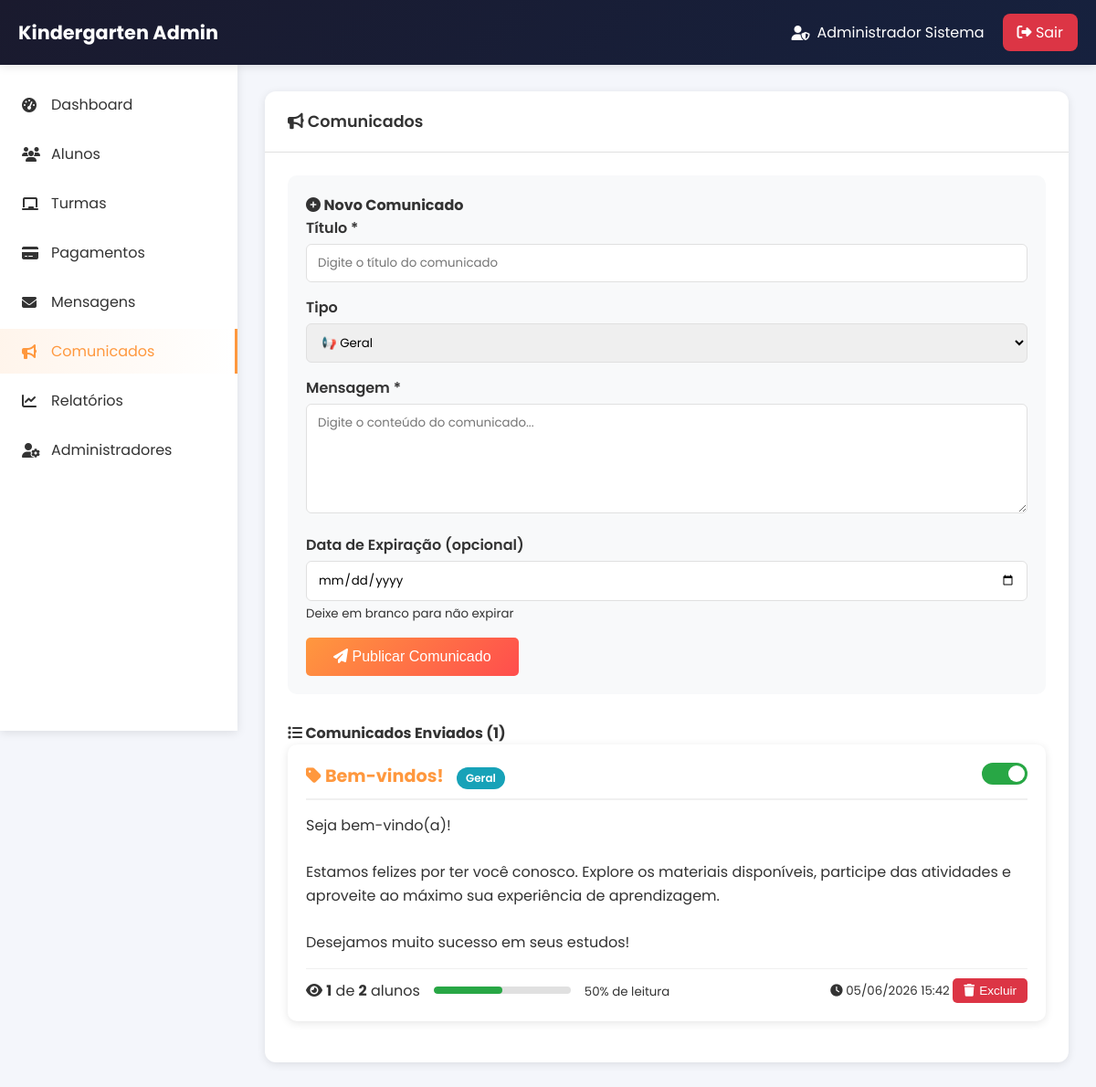
/admin/comunicados.php (signed in), run on the app's committed database.
### tables this page shows
CREATE TABLE `comunicados` (
  `id` int(11) NOT NULL,
  `titulo` varchar(200) NOT NULL,
  `mensagem` text NOT NULL,
  `tipo` enum('geral','urgente','evento','aviso') DEFAULT 'geral',
  `admin_id` int(11) NOT NULL,
  `data_envio` timestamp NOT NULL DEFAULT current_timestamp(),
  `data_expiracao` date DEFAULT NULL,
  `ativo` tinyint(1) DEFAULT 1
);

### admin/comunicados.php (the view, shortened to what this page needs)
<?php
$db = getDB();
$stmt = $db->prepare("
    SELECT c.*,
           COUNT(DISTINCT cl.id) as total_lidos,
           (SELECT COUNT(*) FROM alunos) as total_alunos
    FROM comunicados c
    LEFT JOIN comunicados_lidos cl ON c.id = cl.comunicado_id
    GROUP BY c.id
    ORDER BY c.data_envio DESC
");
$stmt->execute();
$comunicados = $stmt->fetchAll();
?>
<!DOCTYPE html>
<html lang="pt">
<head>
    <link rel="stylesheet" href="https://cdnjs.cloudflare.com/ajax/libs/font-awesome/6.5.0/css/all.min.css">
    <link rel="stylesheet" href="assets/css/admin.css">
</head>
<body>
    <div class="admin-header">
        <div class="header-content">
            <div class="logo">
                <span>Kindergarten Admin</span>
            </div>
            <div class="user-info">
                <div class="user-name">
                    <i class="fas fa-user-shield"></i>
                    <span><?= htmlspecialchars($_SESSION[SESSION_ADMIN_NOME]) ?></span>
                </div>
                <a href="logout.php" class="btn-sair">
                    <i class="fas fa-sign-out-alt"></i> Sair
                </a>
            </div>
        </div>
    </div>
    <div class="admin-sidebar" id="sidebar">
        <ul class="sidebar-menu">
            <li><a href="dashboard.php"><i class="fas fa-tachometer-alt"></i> Dashboard</a></li>
            <li><a href="alunos.php"><i class="fas fa-users"></i> Alunos</a></li>
            <li><a href="turmas.php"><i class="fas fa-chalkboard"></i> Turmas</a></li>
            <li><a href="pagamentos.php"><i class="fas fa-credit-card"></i> Pagamentos</a></li>
            <li><a href="mensagens.php"><i class="fas fa-envelope"></i> Mensagens</a></li>
            <li class="active"><a href="comunicados.php"><i class="fas fa-bullhorn"></i> Comunicados</a></li>
            <li><a href="relatorios.php"><i class="fas fa-chart-line"></i> Relatórios</a></li>
            <li><a href="administradores.php"><i class="fas fa-user-cog"></i> Administradores</a></li>
        </ul>
    </div>
    <div class="admin-main">
        <div class="card">
            <div class="card-header">
                <h3><i class="fas fa-bullhorn"></i> Comunicados</h3>
            </div>
            <div class="card-body">
                <div class="form-container">
                    <h4><i class="fas fa-plus-circle"></i> Novo Comunicado</h4>
                    <form method="POST" id="formComunicado">
                        <div class="form-group">
                            <label>Título *</label>
                            <input type="text" name="titulo" required class="form-control" placeholder="Digite o título do comunicado">
                        </div>
                        <div class="form-group">
                            <label>Tipo</label>
                            <select name="tipo" class="form-control">
                                <option value="geral">📢 Geral</option>
                            </select>
                        </div>
                        <div class="form-group">
                            <label>Mensagem *</label>
                            <textarea name="mensagem" required class="form-control" placeholder="Digite o conteúdo do comunicado..."></textarea>
                        </div>
                        <div class="form-group">
                            <label>Data de Expiração (opcional)</label>
                            <input type="date" name="data_expiracao" class="form-control">
                            <small>Deixe em branco para não expirar</small>
                        </div>
                        <button type="submit" name="criar_comunicado" class="btn-criar">
                            <i class="fas fa-paper-plane"></i> Publicar Comunicado
                        </button>
                    </form>
                </div>
                <h4><i class="fas fa-list"></i> Comunicados Enviados (<?= count($comunicados) ?>)</h4>
                <?php if (count($comunicados) > 0): ?>
                    <?php foreach($comunicados as $com):
                        $percentual_lidos = $com['total_alunos'] > 0 ? round(($com['total_lidos'] / $com['total_alunos']) * 100, 1) : 0;
                    ?>
                        <div class="comunicado-card" id="comunicado-<?= $com['id'] ?>">
                            <div class="comunicado-header">
                                <div>
                                    <span class="comunicado-titulo">
                                        <i class="fas fa-tag"></i> <?= htmlspecialchars($com['titulo']) ?>
                                    </span>
                                    <span class="tipo-badge tipo-<?= $com['tipo'] ?>" style="margin-left: 10px;">
                                        <?php
                                        $tipos = ['geral' => 'Geral', 'urgente' => 'Urgente', 'evento' => 'Evento', 'aviso' => 'Aviso'];
                                        echo $tipos[$com['tipo']];
                                        ?>
                                    </span>
                                </div>
                                <div class="btn-group">
                                    <label class="switch">
                                        <span class="slider"></span>
                                    </label>
                                </div>
                            </div>
                            <div class="comunicado-mensagem">
                                <?= nl2br(htmlspecialchars($com['mensagem'])) ?>
                            </div>
                            <div class="comunicado-footer">
                                <div class="stats-info">
                                    <div>
                                        <i class="fas fa-eye"></i>
                                        <strong><?= $com['total_lidos'] ?></strong> de <strong><?= $com['total_alunos'] ?></strong> alunos
                                    </div>
                                    <div class="progress-bar">
                                        <div class="progress-fill" style="width: <?= $percentual_lidos ?>%"></div>
                                    </div>
                                    <div>
                                        <small><?= $percentual_lidos ?>% de leitura</small>
                                    </div>
                                </div>
                                <div>
                                    <small>
                                        <i class="fas fa-clock"></i> <?= date('d/m/Y H:i', strtotime($com['data_envio'])) ?>
                                    </small>
                                    <button onclick="excluirComunicado(<?= $com['id'] ?>)" class="btn-excluir">
                                        <i class="fas fa-trash"></i> Excluir
                                    </button>
                                </div>
                            </div>
                        </div>
                    <?php endforeach; ?>
                <?php endif; ?>
            </div>
        </div>
    </div>
</body>
</html>

### admin/assets/css/admin.css (style rules this page uses)
* { margin: 0; padding: 0; box-sizing: border-box; }
:root { --primary: #ff983e; --primary-dark: #e8821a; --secondary: #ff4d4d; --dark: #1a1a2e; --dark-light: #16213e; --success: #28a745; --info: #17a2b8; --warning: #ffc107; --danger: #dc3545; --text: #333; --text-light: #666; --bg: #f4f6fb; --white: #fff; --border: #e0e0e0; --shadow: 0 2px 10px rgba(0,0,0,0.1); --radius: 12px; --transition: 0.3s ease; }
body { font-family: 'Poppins', sans-serif; background: var(--bg); color: var(--text); }
.admin-header { background: linear-gradient(135deg, var(--dark), var(--dark-light)); color: white; padding: 0 20px; position: fixed; top: 0; left: 0; right: 0; z-index: 1000; box-shadow: var(--shadow); }
.header-content { max-width: 1400px; margin: 0 auto; display: flex; justify-content: space-between; align-items: center; padding: 15px 0; }
.logo { display: flex; align-items: center; gap: 10px; font-size: 1.3rem; font-weight: bold; }
.user-info { display: flex; align-items: center; gap: 20px; }
.user-name { display: flex; align-items: center; gap: 8px; }
.btn-sair { background: var(--danger); color: white; padding: 8px 16px; border-radius: 8px; text-decoration: none; transition: var(--transition); }
.admin-sidebar { position: fixed; top: 70px; left: 0; width: 260px; height: calc(100vh - 70px); background: var(--white); box-shadow: var(--shadow); overflow-y: auto; transition: var(--transition); }
.sidebar-menu { list-style: none; padding: 20px 0; }
.sidebar-menu li { margin-bottom: 5px; }
.sidebar-menu li a { display: flex; align-items: center; gap: 12px; padding: 12px 24px; color: var(--text); text-decoration: none; transition: var(--transition); }
.sidebar-menu li.active a { background: linear-gradient(90deg, rgba(255,152,62,0.1), transparent); color: var(--primary); border-right: 3px solid var(--primary); }
.sidebar-menu li a i { width: 20px; }
.admin-main { margin-left: 260px; margin-top: 70px; padding: 30px; min-height: calc(100vh - 70px); }
.card { background: var(--white); border-radius: var(--radius); box-shadow: var(--shadow); margin-bottom: 30px; overflow: hidden; }
.card-header { padding: 20px 25px; border-bottom: 1px solid var(--border); display: flex; justify-content: space-between; align-items: center; }
.card-header h3 { font-size: 1.1rem; font-weight: 600; }
.card-body { padding: 25px; }
.form-group { margin-bottom: 20px; }
.form-group label { display: block; margin-bottom: 8px; font-weight: 500; color: var(--text); }
.form-group input, .form-group select, .form-group textarea { width: 100%; padding: 10px 12px; border: 1px solid var(--border); border-radius: 6px; font-family: 'Poppins', sans-serif; transition: var(--transition); }

### data on the page
comunicados: titulo "Bem-vindos!", tipo "Geral", mensagem "Seja bem-vindo(a)! Estamos felizes por ter você conosco. Explore os materiais disponíveis, participe das atividades e aproveite ao máximo sua experiência de aprendizagem. Desejamos muito sucesso em seus estudos!", total_lidos "1", total_alunos "2", percentual_lidos "50", data_envio "05/06/2026 15:42"

### other printed values
$_SESSION[SESSION_ADMIN_NOME] "Administrador Sistema"
count($comunicados) "1"
